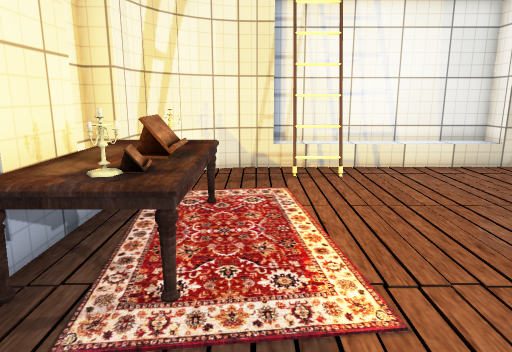
[1] (above)

17 first-person views from a walk through a Unity game level. The camera is 1.4 m above the floor, tilts 12° down and sees 70° across. The floor is counted in squares, 0.5 m on a side. Each view is taken from the middle of a square. On the plan, view 1 faces up. The plan holds only what a view shows up to about 20 squares ahead; the rest is blank. The place goes on beyond the plan. The player character is not drawn. Some surface patterns are stand-ins.

[2]
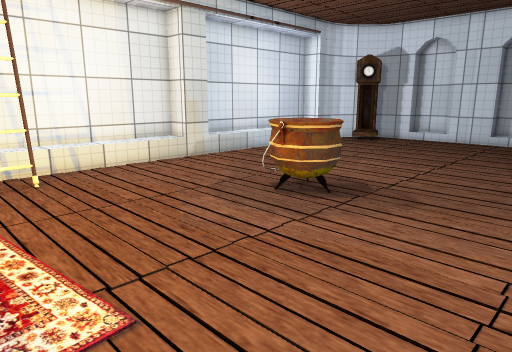

[3]
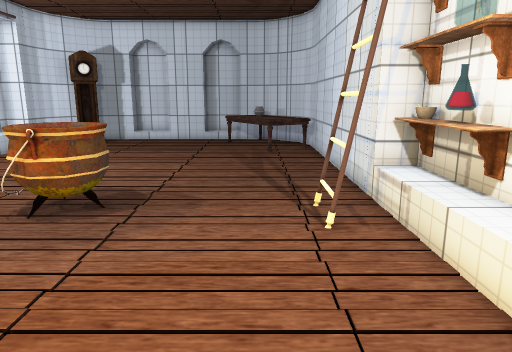

[4]
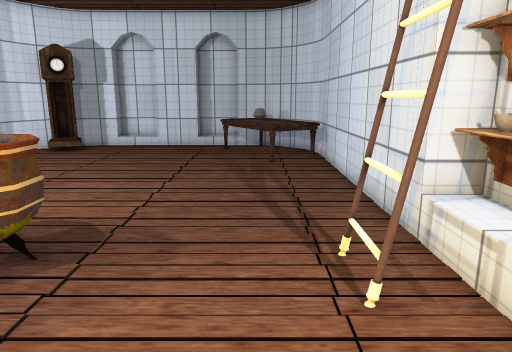

[5]
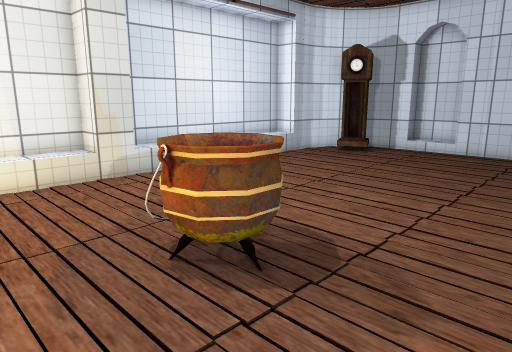

[6]
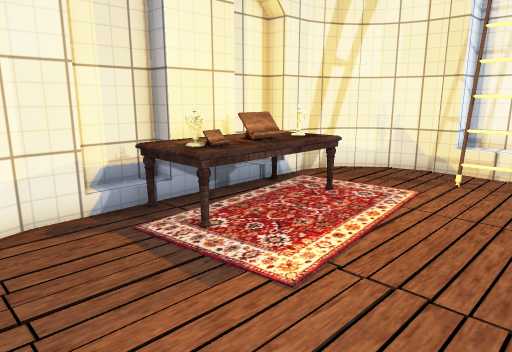

[7]
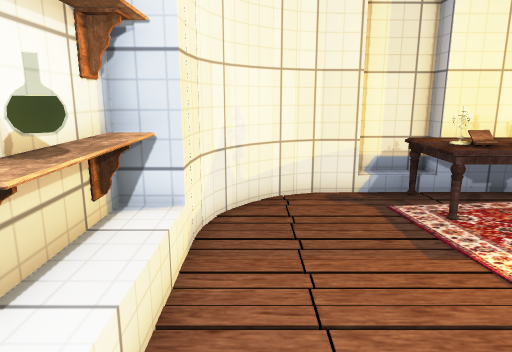

[8]
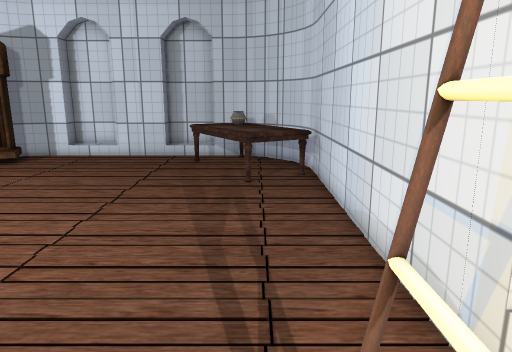

[9]
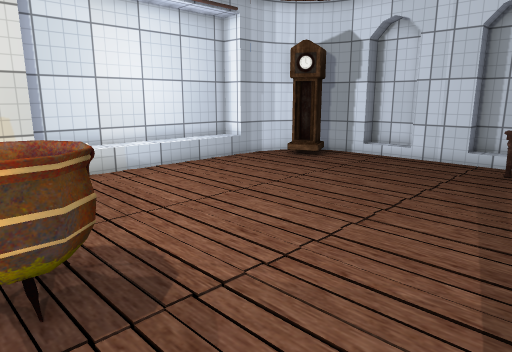

[10]
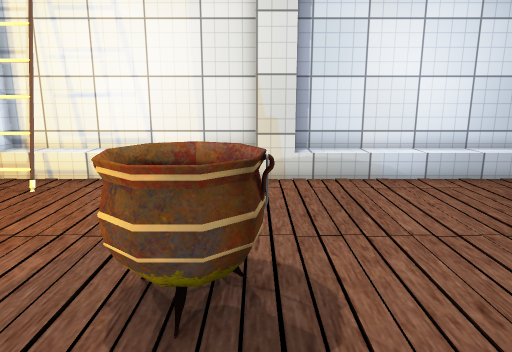

[11]
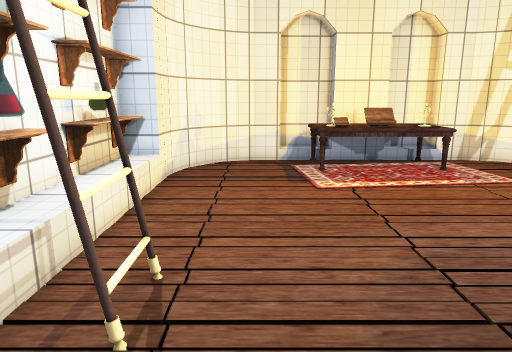

[12]
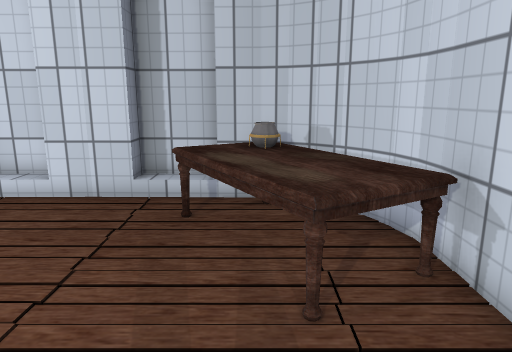

[13]
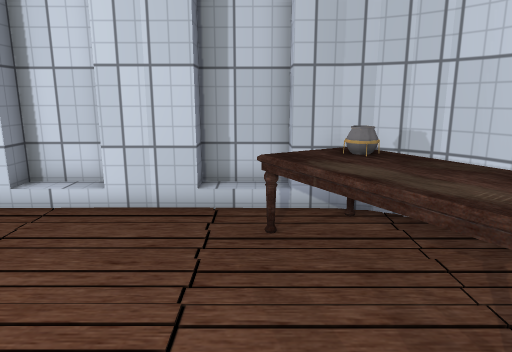

[14]
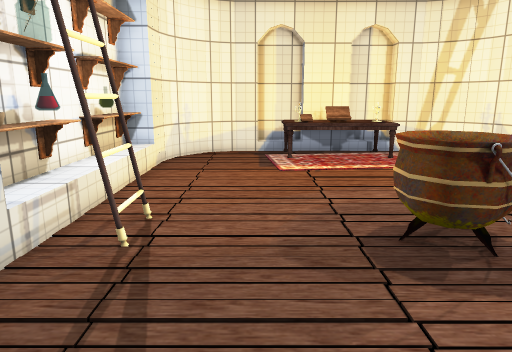

[15]
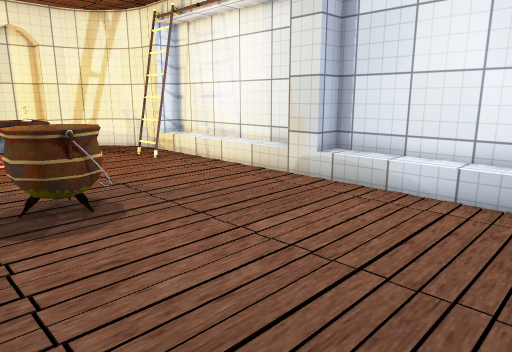

[16]
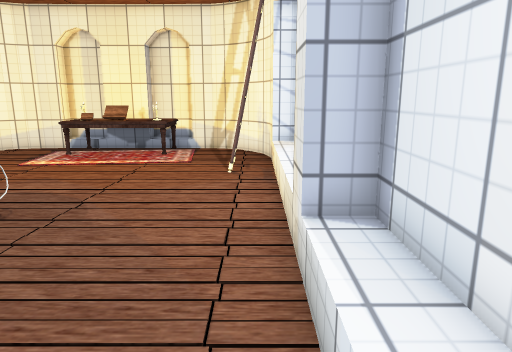

[17]
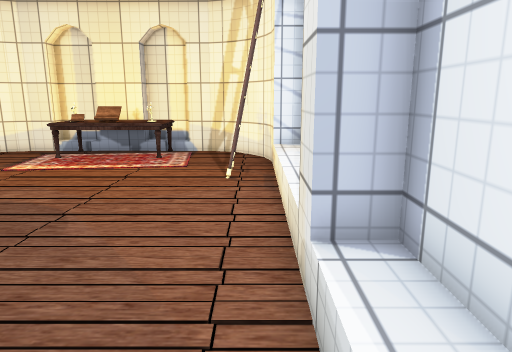

### Floor plan
Points are (right, up) in squares from view 1. A wall is a line through its corners. A room is listed if a view was taken in it or the views show most of it. See-through windows are left out.
Room 1 (views 1, 2, 3, 4, 5, 6, 7, 8, 9, 10, 11, 12, 13, 14, 15, 16, 17)
walls: (10, 14.6) (10, 15.9) (0.7, 15.9) (0.7, 14.6); (9.4, -2.5) (10, -2.5) (10, -1.3) (19.5, -1.3); (1.5, 14.7) (0, 14.7); (0.1, 14.7) (-0.8, 14.7); (0, -1.3) (0.7, -1.3); (-0.7, 14.7) (-1.5, 14.4); (-0.9, -1.2) (0.1, -1.3); (-1.4, 14.5) (-2.2, 14.1) (-2.8, 13.5); (21.4, 14.7) (20.7, 14.7) (20.7, 15.9) (11.4, 15.9) (11.4, 14.7) (9.5, 14.7); (21.4, -1.3) (22.1, -1.2) (22.9, -1); (-2.7, 13.7) (-3.3, 12.9); (-2.2, -0.6) (-1.5, -1) (-0.7, -1.2); (22.2, 14.6) (21.3, 14.7); (-3.2, 13.1) (-3.6, 12.3); (-3.6, 12.4) (-3.9, 11.5); (-2.9, 0) (-2.1, -0.7); (-4, 11.7) (-4, 10.3); (-3.9, 2) (-3.6, 1); (-3.3, 0.5) (-2.7, -0.1); (22.9, 14.4) (22, 14.7); (-3.7, 1.2) (-3.2, 0.5); (22.7, -1) (23.6, -0.6); (-4.8, 10.4) (-4.8, 8) (-3.9, 8) (-3.9, 5.5) (-4.8, 5.5) (-4.7, 3.1) (-3.9, 3.1) (-3.8, 1.8); (23.6, 14) (22.8, 14.4); (23.5, -0.6) (24.2, -0.1); (24.1, -0.2) (24.6, 0.5); (25.2, 11.5) (25, 12.3); (24.6, 0.4) (25, 1.1) (25.2, 1.9); (25.2, 1.8) (25.2, 3.1) (26.1, 3.1) (26.1, 5.5) (25.2, 5.5) (25.3, 8); (26.1, 8.1) (26.2, 10.4) (25.3, 10.4) (25.3, 11.6)
objects: table (-4, 4) to (-1, 10); candle (-2, 5); candle (-2, 9); shelf (1, -2) to (3, -2); ladder (1, 13) to (3, 14); flask (4, -2); shelf (5, -2) to (6, -2); shelf (8, -2) to (9, -2); ladder (8, 0) to (9, 0); cauldron (8, 6) to (10, 8); table (19, -1) to (24, 4); cauldron (23, 2) to (24, 2)

Positions as (right, up) in squares from view 1, and headings:
1: (0, 0), facing up
2: (0, 0), facing up-right
3: (0, 2), facing right
4: (3, 2), facing right
5: (5, 2), facing up-right
6: (5, 0), facing up-left
7: (7, 0), facing left
8: (7, 1), facing right
9: (8, 1), facing up-right
10: (10, 2), facing up
11: (13, 2), facing left
12: (15, 2), facing right
13: (16, 4), facing right
14: (16, 3), facing left
15: (19, 4), facing up-left
16: (17, 14), facing left
17: (16, 14), facing left
